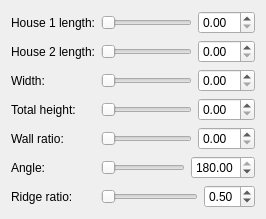
              <widget class="QWidget" name="pageTwoGableHouses">
               <layout class="QFormLayout" name="formLayout_11">
                <item row="0" column="0">
                 <widget class="QLabel" name="labelTGLength1">
                  <property name="text">
                   <string>House 1 length:</string>
                  </property>
                 </widget>
                </item>
                <item row="0" column="1">
                 <layout class="QHBoxLayout" name="layoutTGLength1">
                  <item>
                   <widget class="QSlider" name="sliderTGLength1">
                    <property name="orientation">
                     <enum>Qt::Horizontal</enum>
                    </property>
                   </widget>
                  </item>
                  <item>
                   <widget class="QDoubleSpinBox" name="spinBoxTGLength1">
                    <property name="singleStep">
                     <double>0.100000000000000</double>
                    </property>
                   </widget>
                  </item>
                 </layout>
                </item>
                <item row="1" column="0">
                 <widget class="QLabel" name="labelTGLength2">
                  <property name="text">
                   <string>House 2 length:</string>
                  </property>
                 </widget>
                </item>
                <item row="1" column="1">
                 <layout class="QHBoxLayout" name="layoutTGLength2">
                  <item>
                   <widget class="QSlider" name="sliderTGLength2">
                    <property name="orientation">
                     <enum>Qt::Horizontal</enum>
                    </property>
                   </widget>
                  </item>
                  <item>
                   <widget class="QDoubleSpinBox" name="spinBoxTGLength2">
                    <property name="singleStep">
                     <double>0.100000000000000</double>
                    </property>
                   </widget>
                  </item>
                 </layout>
                </item>
                <item row="2" column="0">
                 <widget class="QLabel" name="labelTGWidth">
                  <property name="text">
                   <string>Width:</string>
                  </property>
                 </widget>
                </item>
                <item row="2" column="1">
                 <layout class="QHBoxLayout" name="layoutTGWidth">
                  <item>
                   <widget class="QSlider" name="sliderTGWidth">
                    <property name="orientation">
                     <enum>Qt::Horizontal</enum>
                    </property>
                   </widget>
                  </item>
                  <item>
                   <widget class="QDoubleSpinBox" name="spinBoxTGWidth">
                    <property name="singleStep">
                     <double>0.100000000000000</double>
                    </property>
                   </widget>
                  </item>
                 </layout>
                </item>
                <item row="3" column="0">
                 <widget class="QLabel" name="labelTGHeightWall">
                  <property name="text">
                   <string>Total height:</string>
                  </property>
                 </widget>
                </item>
                <item row="3" column="1">
                 <layout class="QHBoxLayout" name="layoutTGHeightWall">
                  <item>
                   <widget class="QSlider" name="sliderTGHeightWall">
                    <property name="orientation">
                     <enum>Qt::Horizontal</enum>
                    </property>
                   </widget>
                  </item>
                  <item>
                   <widget class="QDoubleSpinBox" name="spinBoxTGHeightWall">
                    <property name="singleStep">
                     <double>0.100000000000000</double>
                    </property>
                   </widget>
                  </item>
                 </layout>
                </item>
                <item row="4" column="0">
                 <widget class="QLabel" name="labelTGRoofHeight">
                  <property name="text">
                   <string>Wall ratio:</string>
                  </property>
                 </widget>
                </item>
                <item row="4" column="1">
                 <layout class="QHBoxLayout" name="layoutTGRoofHeight">
                  <item>
                   <widget class="QSlider" name="sliderTGRoofHeight">
                    <property name="orientation">
                     <enum>Qt::Horizontal</enum>
                    </property>
                   </widget>
                  </item>
                  <item>
                   <widget class="QDoubleSpinBox" name="spinBoxTGRoofHeight">
                    <property name="singleStep">
                     <double>0.100000000000000</double>
                    </property>
                   </widget>
                  </item>
                 </layout>
                </item>
                <item row="5" column="0">
                 <widget class="QLabel" name="labelTGAngle">
                  <property name="text">
                   <string>Angle:</string>
                  </property>
                 </widget>
                </item>
                <item row="5" column="1">
                 <layout class="QHBoxLayout" name="layoutTGAngle">
                  <item>
                   <widget class="QSlider" name="sliderTGAngle">
                    <property name="minimum">
                     <number>1350</number>
                    </property>
                    <property name="maximum">
                     <number>1800</number>
                    </property>
                    <property name="orientation">
                     <enum>Qt::Horizontal</enum>
                    </property>
                   </widget>
                  </item>
                  <item>
                   <widget class="QDoubleSpinBox" name="spinBoxTGAngle">
                    <property name="minimum">
                     <double>135.000000000000000</double>
                    </property>
                    <property name="maximum">
                     <double>180.000000000000000</double>
                    </property>
                    <property name="singleStep">
                     <double>1.000000000000000</double>
                    </property>
                    <property name="value">
                     <double>180.000000000000000</double>
                    </property>
                   </widget>
                  </item>
                 </layout>
                </item>
                <item row="6" column="0">
                 <widget class="QLabel" name="labelTGRidgeRatio">
                  <property name="text">
                   <string>Ridge ratio:</string>
                  </property>
                 </widget>
                </item>
                <item row="6" column="1">
                 <layout class="QHBoxLayout" name="layoutTGRidgeRatio">
                  <item>
                   <widget class="QSlider" name="sliderTGRidgeRatio">
                    <property name="minimum">
                     <number>20</number>
                    </property>
                    <property name="maximum">
                     <number>80</number>
                    </property>
                    <property name="orientation">
                     <enum>Qt::Horizontal</enum>
                    </property>
                   </widget>
                  </item>
                  <item>
                   <widget class="QDoubleSpinBox" name="spinBoxTGRidgeRatio">
                    <property name="minimum">
                     <double>0.200000000000000</double>
                    </property>
                    <property name="maximum">
                     <double>0.800000000000000</double>
                    </property>
                    <property name="singleStep">
                     <double>0.010000000000000</double>
                    </property>
                    <property name="value">
                     <double>0.500000000000000</double>
                    </property>
                   </widget>
                  </item>
                 </layout>
                </item>
               </layout>
              </widget>
